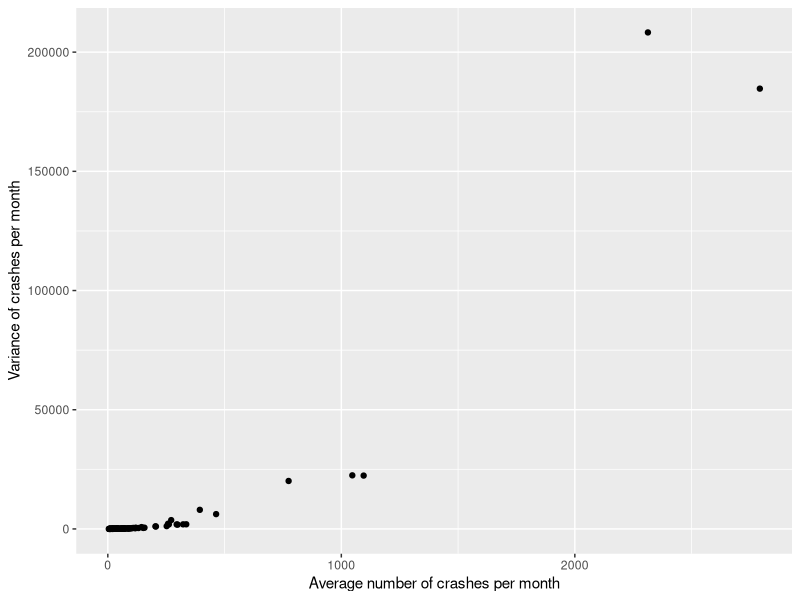
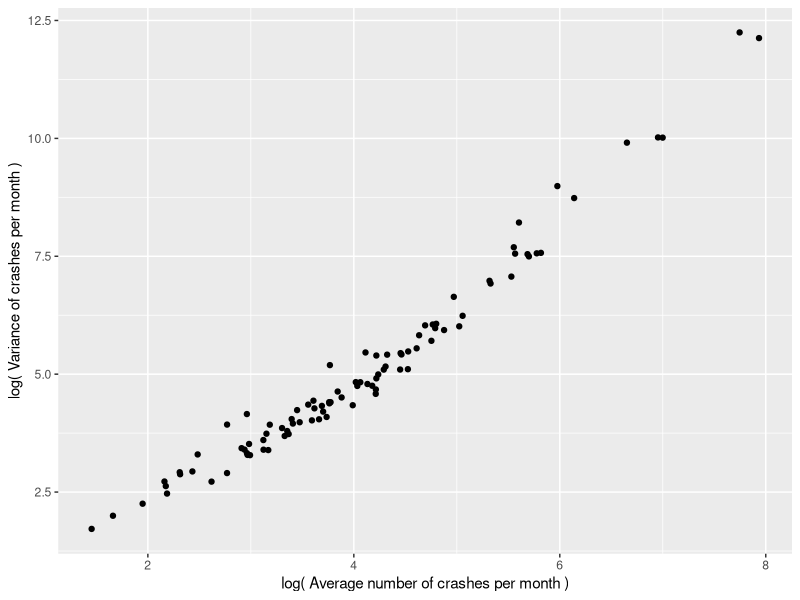
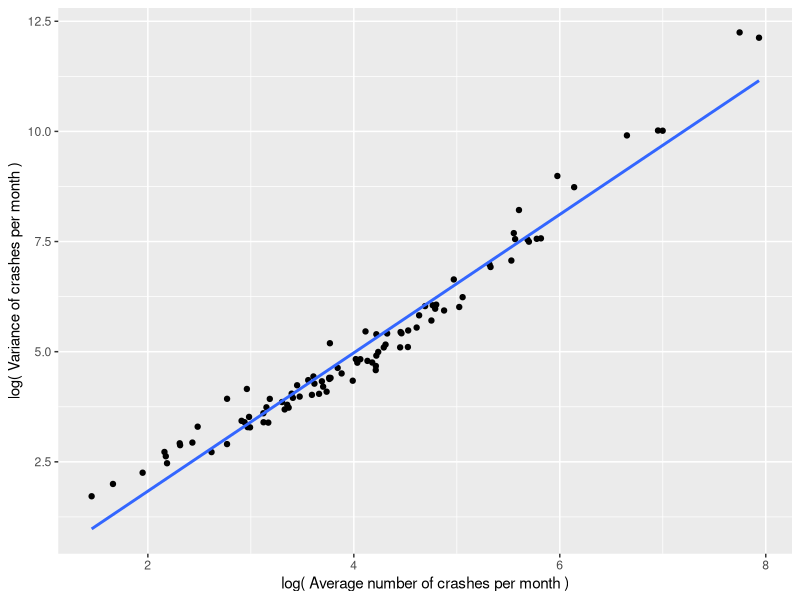
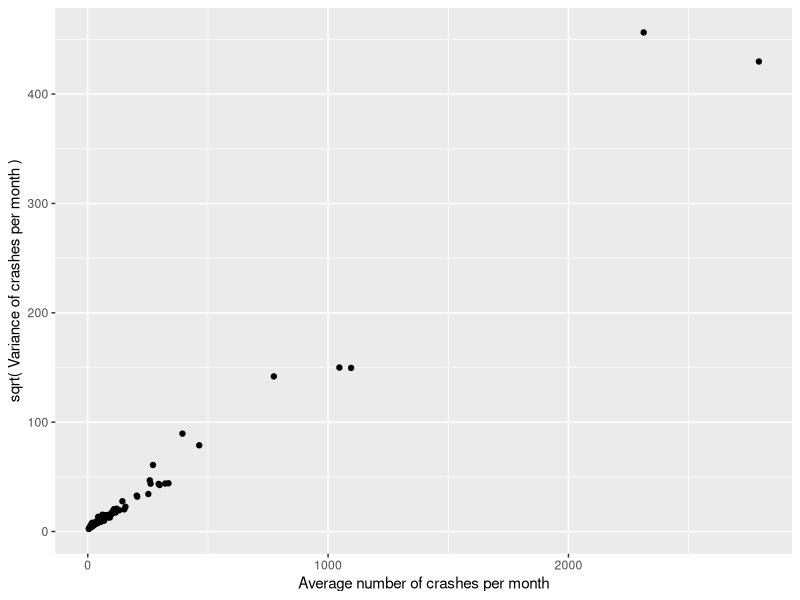
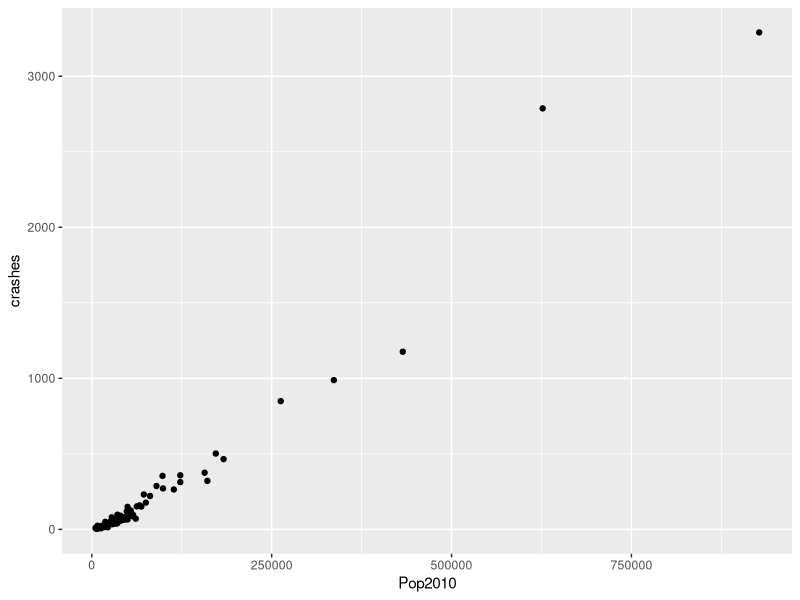
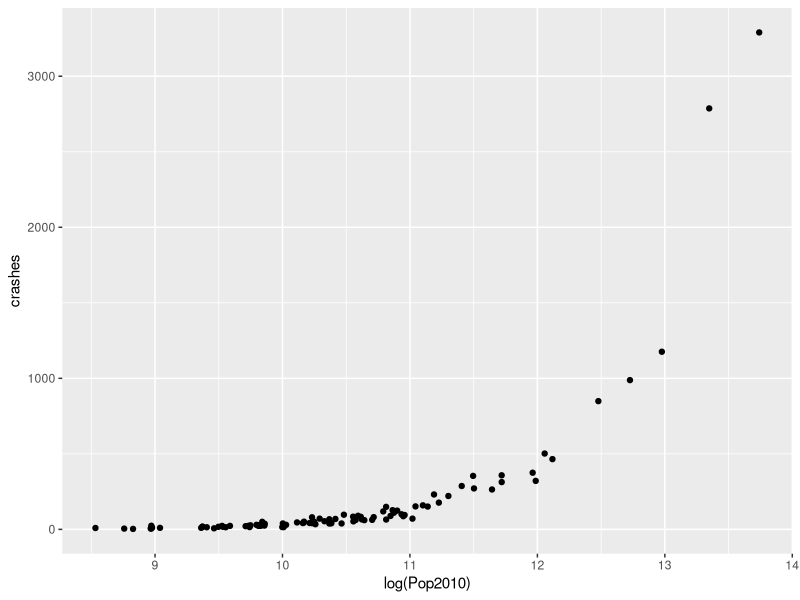
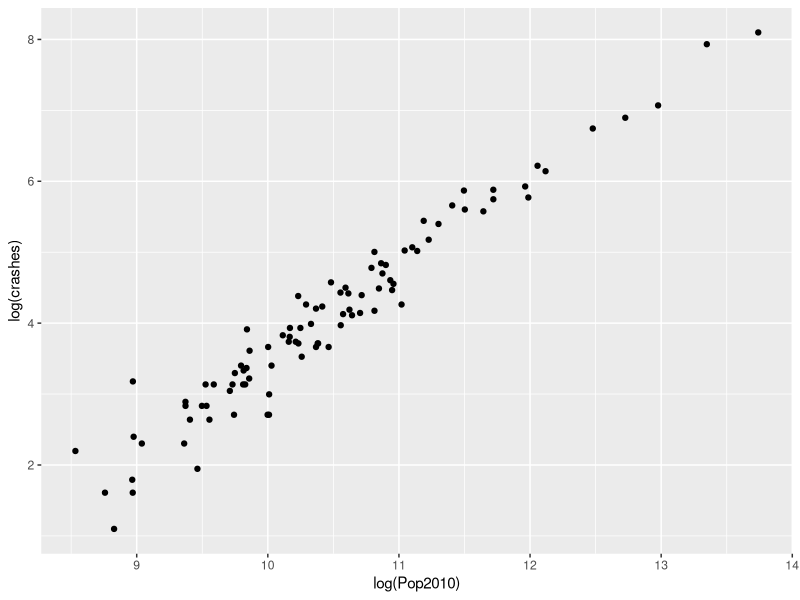
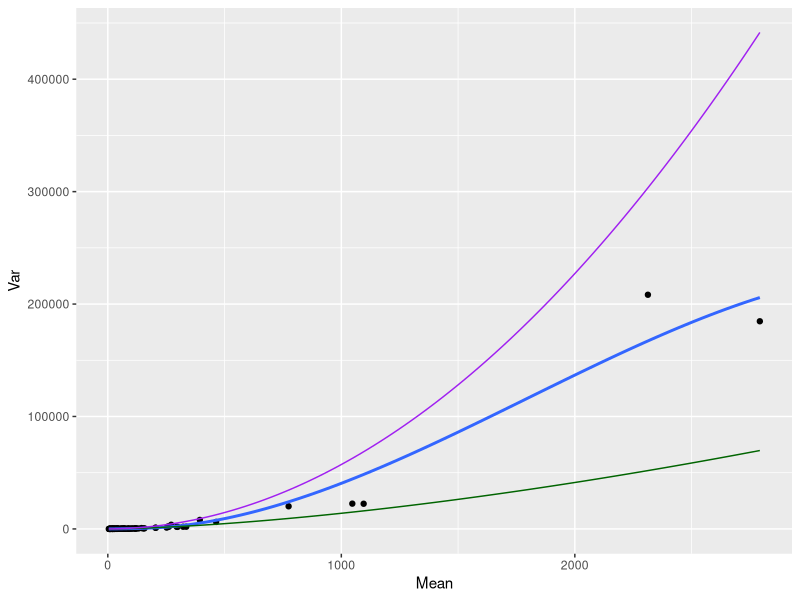

The R script that drew these images, in order: (Note: this script raises an error after producing the figures.)
library(tidyverse)
library(MASS)
# library(countreg)

options(scipen=99)

# TN counties: crashes per month -----
######################################

crashes <- read_csv("TDOT.csv")

crash_stats <- crashes %>% 
  dplyr::select(-Year) %>%
  pivot_longer(!County, names_to="Month", values_to="Crashes") %>%
  group_by(County) %>% 
  drop_na(Crashes) %>%
  summarize( N=n(),
             Mean = mean(Crashes),
             Var = var(Crashes))

ggplot( crash_stats, aes(x=Mean, y=Var)) + 
  geom_point() + 
  labs( x = "Average number of crashes per month",
          y = "Variance of crashes per month") 

ggplot( crash_stats, aes(x=log(Mean), y=log(Var))) + 
  geom_point() + 
  labs( x = "log( Average number of crashes per month )",
        y = "log( Variance of crashes per month )") 

ggplot( crash_stats, aes(x=log(Mean), y=log(Var))) + 
  geom_point() + 
  labs( x = "log( Average number of crashes per month )",
        y = "log( Variance of crashes per month )") +
  geom_smooth( method = "lm", level=0 )

crash_lm <- lm( log(Var) ~ log(Mean), data = crash_stats )
summary(crash_lm)

ggplot( crash_stats, aes(x=Mean, y=sqrt(Var))) + 
  geom_point() + 
  labs( x = "Average number of crashes per month",
        y = "sqrt( Variance of crashes per month )") 

tn_county_pops <- read_csv("tn_county_pops.csv") %>%
  filter(CTYNAME != "Tennessee") %>%
  mutate(county = gsub(" County","",CTYNAME)) %>%
  dplyr::select(-CTYNAME) %>%
  dplyr::select(county, Pop2010 = CENSUS2010POP)

crashes_apr_2016 <- crashes %>% 
  filter(Year=="2016") %>% 
  dplyr::select(county=County, crashes=April)
crashes_apr_2016 <- left_join( crashes_apr_2016, tn_county_pops)

ggplot( crashes_apr_2016, aes(Pop2010,crashes)) + geom_point() # + geom_smooth(method="glm.nb",level=0)
ggplot( crashes_apr_2016, aes(log(Pop2010),crashes)) + geom_point() # + geom_smooth(method="glm.nb",level=0)

# explain why the following is NOT helpful!!! --------
ggplot( crashes_apr_2016, aes(log(Pop2010),log(crashes))) + geom_point() # + geom_smooth(method="glm.nb",level=0)

crashes_nb_fit <- glm.nb( crashes ~ log(Pop2010), data=crashes_apr_2016 )
( theta <- crashes_nb_fit$theta )
( alpha <- 1/theta )
summary( crashes_nb_fit )

ggplot( crash_stats, aes(x=Mean,y=Var)) + 
  geom_point() + 
  geom_smooth( level=0 ) +
  geom_function(fun = function(x) exp(-1.305)*x^1.570, color="darkgreen" ) +
  geom_function(fun = function(x) x + alpha*x^2, color="purple" ) 
  # scale_color_manual()

# compare after removing high-leverage counties ------
######################################################

crashes_apr_2016_small <- crashes_apr_2016 %>%
  filter( crashes < 800 )

# N.B.!!! -----
###############

ggplot( crashes_apr_2016_small, aes(Pop2010,crashes)) + geom_point() + geom_smooth(method="glm.nb",level=0)

# crashes_nb_fit_small <- glm.nb( crashes ~ Pop2010, data=crashes_apr_2016_small )
# ( theta <- crashes_nb_fit_small$theta )
# ( alpha <- 1/theta )
# summary( crashes_nb_fit_small )

# This is much better! -----
############################

ggplot( crashes_apr_2016_small, aes(log(Pop2010),crashes)) + geom_point() + geom_smooth(method="glm.nb",level=0)

crashes_nb_fit_small <- glm.nb( crashes ~ log(Pop2010), data=crashes_apr_2016_small )
( theta <- crashes_nb_fit_small$theta )
( alpha <- 1/theta )
summary( crashes_nb_fit_small )

ggplot( crash_stats %>% filter( Mean < 500) , aes(x=Mean,y=Var)) + 
  geom_point() + 
  geom_smooth( level=0 ) +
  geom_function(fun = function(x) x + alpha*x^2, color="purple" ) 

# is this really useful??
# rootogram( crashes_nb_fit_small, style="hanging" )

# US counties: births per month ------
######################################

births <- read_csv( "births.csv" )
county_pops <- read_csv("county_pops.csv")
births <- left_join( births, county_pops )
county_birth_stats <- births %>% 
  group_by(county) %>% 
  summarize(N=n(), Mean=mean(births), Var=var(births), Ratio = Mean/Var)

births_apr_2016 <- births %>% filter( year=="2016", month=="April")
ggplot( births_apr_2016, aes(log(Pop2010),births)) + geom_point()
ggplot( births_apr_2016, aes(log(Pop2010),births)) + 
  geom_point() + 
  geom_smooth(method="glm", method.args=list(family="poisson"), color="purple") + 
  geom_smooth(method="glm.nb", color="blue") + ylim(0,6000)

pois_counties <- county_birth_stats %>% filter( abs(Ratio-1) < 0.10 ) 
pois_births <- births %>% filter( county %in% pois_counties$county )

births_apr_2016_pois <- pois_births %>% filter( year == 2016, month == "April" )
ggplot( births_apr_2016_pois, aes(log(Pop2010),births)) + 
  geom_point() + 
  ylim(0,160)
ggplot( births_apr_2016_pois, aes(log(Pop2010),births)) + 
  geom_point() + 
  geom_smooth(method="glm", method.args=list(family="poisson")) + ylim(0,160)
births_apr_2016_pois_fit <- glm( births ~ log(Pop2010), data = births_apr_2016_pois, family="poisson")
summary(births_apr_2016_pois_fit)
# rootogram( births_apr_2016_pois_fit, style="standing")

# using ALL of the data:

ggplot( births_apr_2016, aes(log(Pop2010),births)) + 
  geom_point() + 
  geom_smooth(method="glm", method.args=list(family="poisson"), color="purple") + 
  geom_smooth(method="glm.nb", color="blue") + ylim(0,6000)

births_apr_2016_nb_fit <- glm.nb( births ~ log(Pop2010), data=births_apr_2016 )
( theta <- births_apr_2016_nb_fit$theta )
( alpha <- 1/theta )
summary( births_apr_2016_nb_fit )
# rootogram( births_apr_2016_nb_fit, style="hanging", ylim=c(-1,3))

